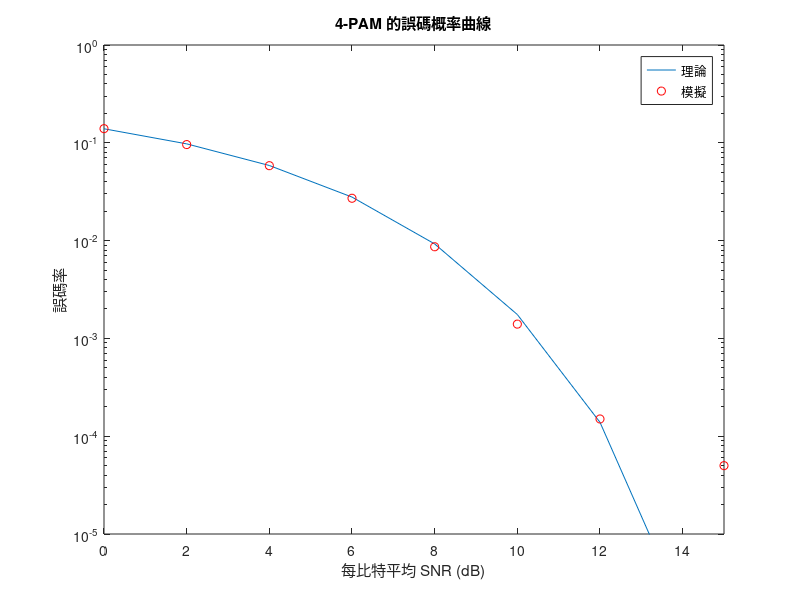

The MATLAB source for this figure:
% 4-PAM 數字通信系統建模
numTrans = 10000; % 傳輸次數
input = zeros(1, 2*numTrans); %在這種情況下，存儲 10,000 次傳輸的矩陣，每次傳輸 2 個隨機位
encodedInput = zeros(1, numTrans); % 存儲 10,000 對輸入位的星座映射值的矩陣
encodedOutput = zeros(1, numTrans); % 通過噪聲通道傳輸後存儲值的矩陣
output = zeros(1, 2*numTrans); % 存儲解碼後獲得的比特對的矩陣

snr = [0 2 4 6 8 10 12 15]; %  8 個不同的 SNR 值，以 dB 為單位
pBitError = zeros(1,8); % 每個 SNR 值的誤碼概率
d = 1; % 假設 d = 1
simulatedSER = zeros(1,8); % 每個 SNR 值的模擬誤碼概率
simulatedBER = zeros(1,8); % 每個 SNR 值的模擬符號錯誤概率
theorySER = zeros(1,8); % 推導每個 SNR 值的誤碼概率
theoryBER = zeros(1,8); % 每個 SNR 值的符號錯誤概率
for s = 1:8
    i = 1; % 重置變量以遍歷矩陣
    j = 1;
    k = 1;
    n = 1;
    q = 1;
    errorBits = 0; % 用於計算解碼後錯誤位數的變量
    errorSymbols = 0; % 用於計算符號錯誤數量的變量
    snrLinear = 10^(snr(s)/10); % 每個 SNR 值的線性值

    % 信息源建模

    % 在矩陣中輸入隨機位組合
    while i <= 2*numTrans 

        twoBits = round(rand(1, 2)); % 隨機位生成器，用於 0 和 1 概率相等的一對位

        input(i:i+1) = twoBits;
        i = i + 2;
    end
    %  編碼
    while k < numTrans 
    % 遍歷輸入的傳輸序列

        if input(j:j+1) == [0 0] % 遍歷輸入的傳輸序列
            inputSymbol = -3*d;
        elseif input(j:j+1) == [0 1]
            inputSymbol = -d;
        elseif input(j:j+1) == [1 1]
            inputSymbol = d;
        elseif input(j:j+1) == [1 0]
            inputSymbol = 3*d;
        end
        j = j + 2;
        encodedInput(k) = inputSymbol; % 將獲得的值存儲在適當的矩陣中
        k = k + 1;

    end

    v = 5 / (4*snrLinear);

    % 通過 AWGN 信道傳輸

    noiseSamples = sqrt(v)*randn(1,numTrans); % 生成與傳輸次數一樣多的真實（I 軸）AWGN 樣本

    noisyOutput = encodedInput + noiseSamples; % 向通過通道傳輸的信號添加噪聲


    % 探測器建模
    for m = 1:numTrans % 遍歷有噪聲的信號值，並為有噪聲的星座值分配適當的級別


        if noisyOutput(m)>0 % 正值解碼

            if noisyOutput(m)>3*d 
                outputSymbol = 3*d;
            elseif(noisyOutput(m)<3*d) && (noisyOutput(m)>2*d) 
                outputSymbol = 3*d;
            else
                outputSymbol = d;
            end
        elseif noisyOutput(m)<0 % 負值解碼
            if noisyOutput(m)<-3*d
                outputSymbol = -3*d;
            elseif (noisyOutput(m)>-3*d) && (noisyOutput(m)<-2*d) 
                outputSymbol = -3*d;
            else
                outputSymbol = -d;
            end
        end
        encodedOutput(m) = outputSymbol; % 將獲得的值存儲在適當的矩陣中
    end

    % % 解碼
    while n < numTrans % Iterate through noisy output constellation values

    if encodedOutput(n) == 3*d % 為每個值分配適當的位對
        output(q:q+1) = [1 0];
    elseif encodedOutput(n) == d
        output(q:q+1) = [1 1];
    elseif encodedOutput(n) == -d
        output(q:q+1) = [0 1];
    elseif encodedOutput(n) == -3*d
        output(q:q+1) = [0 0];
    end

    q = q + 2;
    n = n + 1;

    end
    % 確定符號錯誤

    for l = 1: numTrans 

        if encodedOutput(l) ~= encodedInput(l)
            errorSymbols = errorSymbols + 1;
        end 
    end

    % 確定位錯誤
    for r = 1:2*numTrans % 遍歷位的輸入和輸出組合併記錄它們之間的差異

        if output(r) ~= input(r)
            errorBits = errorBits + 1;  
        end
    end

    simulatedBER(s) = errorBits / (2*numTrans);

    simulatedSER(s) = errorSymbols / numTrans;

    theorySER(s) = (3/2)* qfunc(sqrt((4/5)*snrLinear)); % 符號錯誤值的理論概率
    theoryBER(s) = theorySER(s) / log2(4); % B由於輸入數據的格雷碼編碼，BER 是 SER 除以系統維度的以 2 為底的 log
    disp(theoryBER(s));
end
    % 圖表的情節
    figure;
    semilogy(snr, theoryBER);
    hold on;
    semilogy(snr, simulatedBER, 'ro');
    axis([0 15 1e-5 1]);
    xlabel('每比特平均 SNR (dB)');
    ylabel('誤碼率');
    title('4-PAM 的誤碼概率曲線');
    legend('理論', '模擬');
 
% End of code